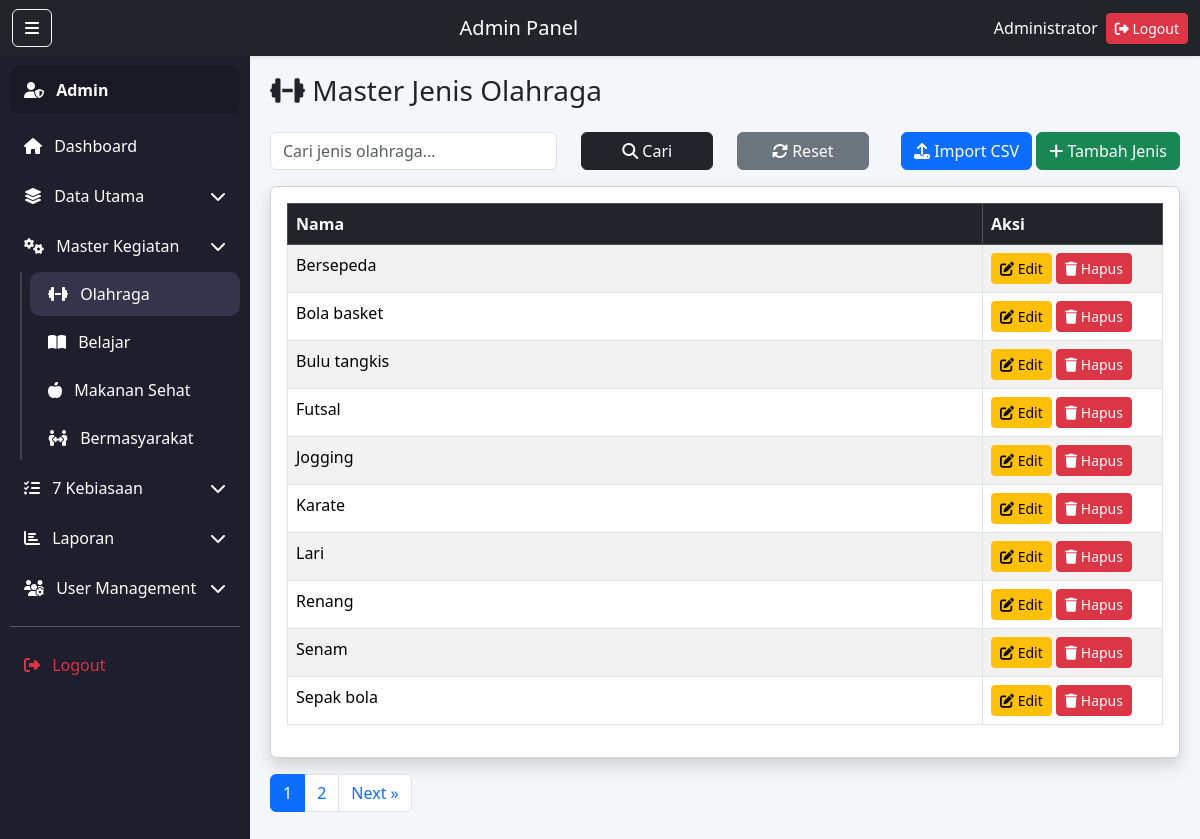
Page /admin/olahraga.php (signed in) on the committed database.
### tables this page shows
CREATE TABLE `jenis_olahraga` (
  `id` int NOT NULL,
  `nama` varchar(100) NOT NULL
);

### admin/olahraga.php (the view, shortened to what this page needs)
<?php
include 'layout/header.php';
include 'layout/sidebar.php';
$keyword = isset($_GET['cari']) ? trim($_GET['cari']) : '';
$where = "";
$limit = 10;
$page  = isset($_GET['page']) ? max(1, intval($_GET['page'])) : 1;
$start = ($page - 1) * $limit;
$sqlCount = $conn->query("SELECT COUNT(*) AS total FROM jenis_olahraga $where");
$totalData = $sqlCount->fetch_assoc()['total'];
$totalPage = max(1, ceil($totalData / $limit));
$q = $conn->query("
    SELECT * FROM jenis_olahraga
    $where
    ORDER BY nama ASC
    LIMIT $start, $limit
");
?>
<div class="content">
<h3 class="mb-4"><i class="fas fa-dumbbell"></i> Master Jenis Olahraga</h3>
<form class="row mb-3" method="GET">
    <div class="col-md-4">
        <input type="text" name="cari" class="form-control"
               placeholder="Cari jenis olahraga..."
               value="<?= htmlspecialchars($keyword) ?>">
    </div>
    <div class="col-md-2">
        <button class="btn btn-dark w-100">
            <i class="fas fa-search"></i> Cari
        </button>
    </div>
    <div class="col-md-2">
        <a href="olahraga.php" class="btn btn-secondary w-100">
            <i class="fas fa-rotate"></i> Reset
        </a>
    </div>
   <div class="col-md-4 text-end">
    <a href="olahraga_import.php" class="btn btn-primary">
        <i class="fas fa-upload"></i> Import CSV
    </a>
    <a href="olahraga_tambah.php" class="btn btn-success">
        <i class="fas fa-plus"></i> Tambah Jenis
    </a>
</div>
</form>
<div class="card shadow">
<div class="card-body">
<div class="table-responsive">
<table class="table table-bordered table-striped">
<thead class="table-dark">
<tr>
    <th>Nama</th>
    <th width="180px">Aksi</th>
</tr>
</thead>
<tbody>
<?php while($row = $q->fetch_assoc()): ?>
<tr>
    <td><?= htmlspecialchars($row['nama']) ?></td>
    <td>
        <a href="olahraga_edit.php?id=<?= $row['id'] ?>" class="btn btn-warning btn-sm">
            <i class="fas fa-edit"></i> Edit
        </a>
        <a href="olahraga_hapus.php?id=<?= $row['id'] ?>"
           onclick="return confirm('Hapus data ini?')"
           class="btn btn-danger btn-sm">
            <i class="fas fa-trash"></i> Hapus
        </a>
    </td>
</tr>
<?php endwhile; ?>
</tbody>
</table>
</div>
</div>
</div>
<nav class="mt-3">
<ul class="pagination">
<?php for ($i = 1; $i <= $totalPage; $i++): ?>
<li class="page-item <?= ($page == $i ? 'active' : '') ?>">
    <a class="page-link" href="?page=<?= $i ?>&cari=<?= urlencode($keyword) ?>">
        <?= $i ?>
    </a>
</li>
<?php endfor; ?>
<?php if ($page < $totalPage): ?>
<li class="page-item">
    <a class="page-link" href="?page=<?= $page + 1 ?>&cari=<?= urlencode($keyword) ?>">Next »</a>
</li>
<?php endif; ?>
</ul>
</nav>
</div>
<?php include 'layout/footer.php'; ?>

### admin/layout/header.php (style rules this page uses)
:root { --sbw: 250px; --navh: 56px; --bg: #f5f6fa; --sb: #1e1e2d; --sbHover: #34344a; }
html, body { height: 100%; }
body { background: var(--bg); overflow-x: hidden; }
.content { margin-left: var(--sbw); padding: calc(var(--navh) + 18px) 20px 20px 20px; position: relative; z-index: 1; max-width: 100%; }

### rows in the picture
jenis_olahraga: nama "Bersepeda"
jenis_olahraga: nama "Bola basket"
jenis_olahraga: nama "Bulu tangkis"
jenis_olahraga: nama "Futsal"
jenis_olahraga: nama "Jogging"
jenis_olahraga: nama "Karate"
jenis_olahraga: nama "Lari"
jenis_olahraga: nama "Renang"
jenis_olahraga: nama "Senam"
jenis_olahraga: nama "Sepak bola"

### other values in the picture
$_SESSION['nama'] "Administrator"
